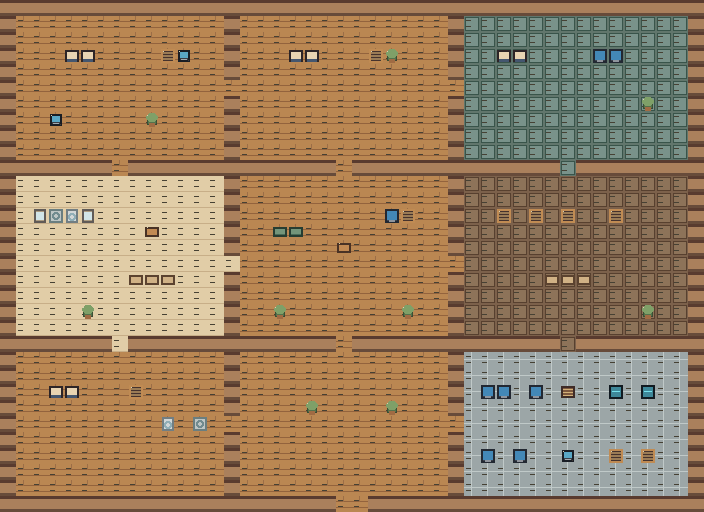

The image is a tile-based game level rendered from a .tmx file. Its description and source (layers, tilesets, objects; grid data summarised) follow:
An orthogonal 44x32 tile map with 16x16 px tiles, 3 tile layers (Back, Buildings, Front).

<map version="1.10" tiledversion="1.10.2" orientation="orthogonal" renderorder="right-down" width="44" height="32" tilewidth="16" tileheight="16" infinite="0" nextlayerid="5" nextobjectid="1">
  <properties>
    <property name="KoResidenceVersion" value="0.7.0" />
    <property name="FamilyMembers" value="Aether Gear; Sapphire Fox; Carrie; Natalica; Wuwei" />
    <property name="InteractiveCompanion" value="KoResidenceInteractions optional SMAPI source" />
    <property name="HouseMap" value="44x32" />
  </properties>
  <tileset firstgid="1" name="KoResidenceTiles" tilewidth="16" tileheight="16" tilecount="64" columns="8">
    <image source="KoResidenceTiles.png" width="128" height="128" />
  </tileset>
  <layer id="1" name="Back" width="44" height="32">
    <data>[1408 cells, 1408 non-empty, 5 distinct tile ids]</data>
  </layer>
  <layer id="2" name="Buildings" width="44" height="32">
    <data>[1408 cells, 274 non-empty, 1 distinct tile ids]</data>
  </layer>
  <layer id="3" name="Front" width="44" height="32">
    <data>[1408 cells, 57 non-empty, 13 distinct tile ids]</data>
  </layer>
</map>
